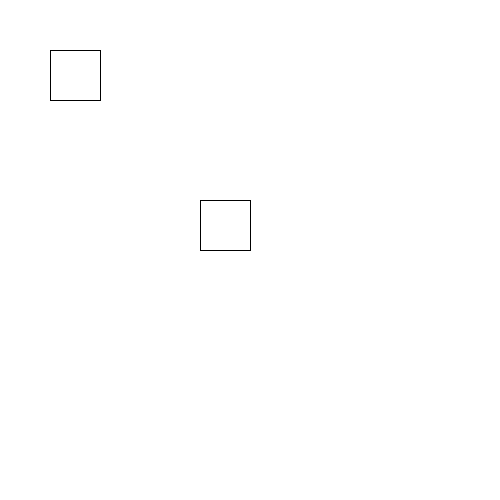
Frame 1 (no input)
Frame 60 (the mouse pressed at the canvas centre just before this capture): identical to frame 1, image omitted
Frame 120 (the mouse held since frame 60 and released just before this capture): identical to frame 1, image omitted

The Processing sketch that drew this single still picture (run headless with seeded random() and noise(); from frame 60 on, the mouse is pressed at the canvas centre):

// Processing sketch: cube
// ── cube.pde
int x = 50;
int y = 50;
int a = 200;
int b = 200;
boolean p = true;

void setup(){
  size (500,500);
}
void draw(){
  background(255,255,255);
  rect (x,y,50,50);
  rect (a,b,50,50);
}

void mouseDragged(){
 println(mouseX);
 println(mouseY);
 x = mouseX;
 y = mouseY;
 }
 
